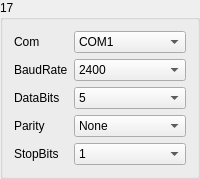
       <widget class="QGroupBox" name="gBoxMeter_17">
        <property name="minimumSize">
         <size>
          <width>171</width>
          <height>171</height>
         </size>
        </property>
        <property name="title">
         <string>17</string>
        </property>
        <layout class="QGridLayout" name="gridLayout_22">
         <item row="0" column="0">
          <widget class="QLabel" name="label_103">
           <property name="sizePolicy">
            <sizepolicy hsizetype="Fixed" vsizetype="Preferred">
             <horstretch>0</horstretch>
             <verstretch>0</verstretch>
            </sizepolicy>
           </property>
           <property name="text">
            <string>Com</string>
           </property>
          </widget>
         </item>
         <item row="0" column="1">
          <widget class="QComboBox" name="comboMeterSerialNum_17">
           <item>
            <property name="text">
             <string>COM1</string>
            </property>
           </item>
           <item>
            <property name="text">
             <string>COM2</string>
            </property>
           </item>
           <item>
            <property name="text">
             <string>COM3</string>
            </property>
           </item>
           <item>
            <property name="text">
             <string>COM4</string>
            </property>
           </item>
           <item>
            <property name="text">
             <string>COM5</string>
            </property>
           </item>
           <item>
            <property name="text">
             <string>COM6</string>
            </property>
           </item>
           <item>
            <property name="text">
             <string>COM7</string>
            </property>
           </item>
           <item>
            <property name="text">
             <string>COM8</string>
            </property>
           </item>
           <item>
            <property name="text">
             <string>COM9</string>
            </property>
           </item>
           <item>
            <property name="text">
             <string>COM10</string>
            </property>
           </item>
           <item>
            <property name="text">
             <string>COM11</string>
            </property>
           </item>
           <item>
            <property name="text">
             <string>COM12</string>
            </property>
           </item>
           <item>
            <property name="text">
             <string>COM13</string>
            </property>
           </item>
           <item>
            <property name="text">
             <string>COM14</string>
            </property>
           </item>
           <item>
            <property name="text">
             <string>COM15</string>
            </property>
           </item>
           <item>
            <property name="text">
             <string>COM16</string>
            </property>
           </item>
           <item>
            <property name="text">
             <string>COM17</string>
            </property>
           </item>
           <item>
            <property name="text">
             <string>COM18</string>
            </property>
           </item>
           <item>
            <property name="text">
             <string>COM19</string>
            </property>
           </item>
           <item>
            <property name="text">
             <string>COM20</string>
            </property>
           </item>
           <item>
            <property name="text">
             <string>COM21</string>
            </property>
           </item>
           <item>
            <property name="text">
             <string>COM22</string>
            </property>
           </item>
           <item>
            <property name="text">
             <string>COM23</string>
            </property>
           </item>
           <item>
            <property name="text">
             <string>COM24</string>
            </property>
           </item>
           <item>
            <property name="text">
             <string>COM25</string>
            </property>
           </item>
           <item>
            <property name="text">
             <string>COM26</string>
            </property>
           </item>
           <item>
            <property name="text">
             <string>COM27</string>
            </property>
           </item>
           <item>
            <property name="text">
             <string>COM28</string>
            </property>
           </item>
           <item>
            <property name="text">
             <string>COM29</string>
            </property>
           </item>
           <item>
            <property name="text">
             <string>COM30</string>
            </property>
           </item>
          </widget>
         </item>
         <item row="1" column="0">
          <widget class="QLabel" name="label_104">
           <property name="text">
            <string>BaudRate</string>
           </property>
          </widget>
         </item>
         <item row="1" column="1">
          <widget class="QComboBox" name="comboMeterBaudRate_17">
           <item>
            <property name="text">
             <string>2400</string>
            </property>
           </item>
           <item>
            <property name="text">
             <string>4800</string>
            </property>
           </item>
           <item>
            <property name="text">
             <string>9600</string>
            </property>
           </item>
           <item>
            <property name="text">
             <string>14400</string>
            </property>
           </item>
           <item>
            <property name="text">
             <string>19200</string>
            </property>
           </item>
           <item>
            <property name="text">
             <string>38400</string>
            </property>
           </item>
           <item>
            <property name="text">
             <string>56000</string>
            </property>
           </item>
          </widget>
         </item>
         <item row="2" column="0">
          <widget class="QLabel" name="label_105">
           <property name="text">
            <string>DataBits</string>
           </property>
          </widget>
         </item>
         <item row="2" column="1">
          <widget class="QComboBox" name="comboMeterBits_17">
           <item>
            <property name="text">
             <string>5</string>
            </property>
           </item>
           <item>
            <property name="text">
             <string>6</string>
            </property>
           </item>
           <item>
            <property name="text">
             <string>7</string>
            </property>
           </item>
           <item>
            <property name="text">
             <string>8</string>
            </property>
           </item>
          </widget>
         </item>
         <item row="3" column="0">
          <widget class="QLabel" name="label_106">
           <property name="text">
            <string>Parity</string>
           </property>
          </widget>
         </item>
         <item row="3" column="1">
          <widget class="QComboBox" name="comboMeterChkBit_17">
           <item>
            <property name="text">
             <string>None</string>
            </property>
           </item>
           <item>
            <property name="text">
             <string>Odd</string>
            </property>
           </item>
           <item>
            <property name="text">
             <string>Even</string>
            </property>
           </item>
          </widget>
         </item>
         <item row="4" column="0">
          <widget class="QLabel" name="label_107">
           <property name="text">
            <string>StopBits</string>
           </property>
          </widget>
         </item>
         <item row="4" column="1">
          <widget class="QComboBox" name="comboMeterEndBit_17">
           <item>
            <property name="text">
             <string>1</string>
            </property>
           </item>
           <item>
            <property name="text">
             <string>1.5</string>
            </property>
           </item>
           <item>
            <property name="text">
             <string>2</string>
            </property>
           </item>
          </widget>
         </item>
        </layout>
       </widget>
